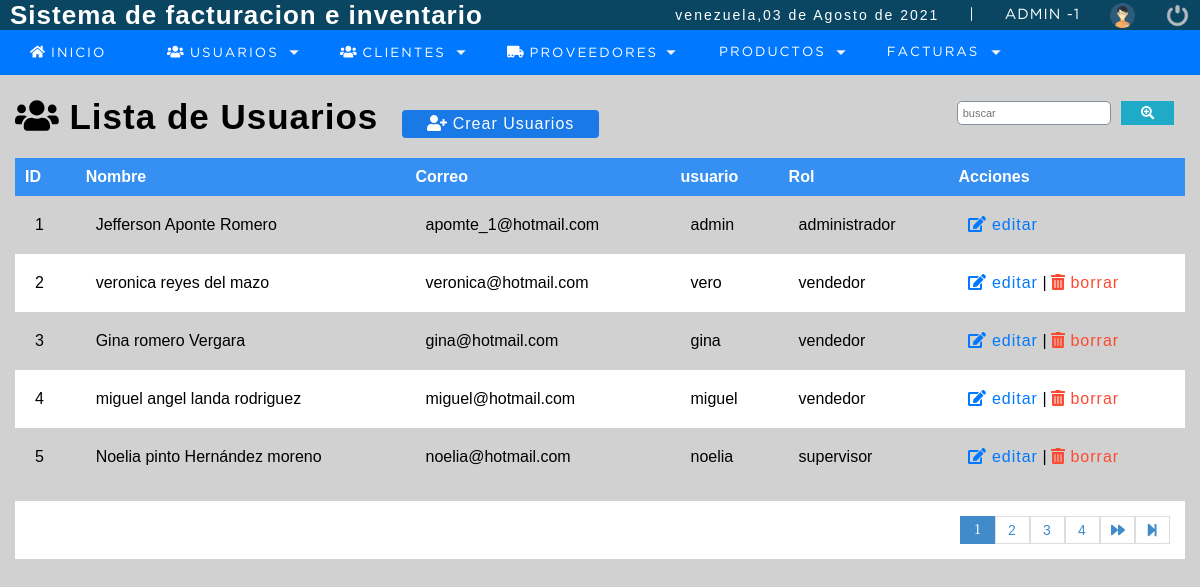
The page /sistema/lista_usuarios.php (signed in) on the database its author committed.
### tables this page shows
CREATE TABLE `usuario` (
  `idusuario` int(11) NOT NULL,
  `nombre` varchar(50) DEFAULT NULL,
  `correo` varchar(100) DEFAULT NULL,
  `usuario` varchar(15) DEFAULT NULL,
  `clave` varchar(100) DEFAULT NULL,
  `rol` int(11) DEFAULT NULL,
  `status` int(11) NOT NULL DEFAULT 1
);

CREATE TABLE `rol` (
  `idrol` int(11) NOT NULL,
  `rol` varchar(20) DEFAULT NULL
);

### sistema/lista_usuarios.php (the view, shortened to what this page needs)
<?php
	include"../conexion.php"
?>
<!DOCTYPE html>
<html lang="en">
<head>
	<?php include "include/scripts.php";?>
</head>
<body>
	<?php include "include/header.php";?>
	<section id="container">
		<h1><i class="fas fa-users"></i> Lista de Usuarios</h1>
		<a href="registro_usuario.php" class="btn_new"><i class="fas fa-user-plus"></i> Crear Usuarios</a>
		<form action="buscar_usuario.php" method="get" class="form_search">
			<input type="text" name="busqueda" id="busqueda" placeholder="buscar">
			<button type="submit" class="btn_search"><i class="fas fa-search-plus"></i></button>
		</form>
		<table>
			<tr>
				<th>ID</th>
				<th>Nombre</th>
				<th>Correo</th>
				<th>usuario</th>
				<th>Rol</th>
				<th>Acciones</th>
			</tr>
			<?php
			$sql_registe = mysqli_query($conection,"SELECT COUNT(*) AS total_registro FROM usuario WHERE status = 1");
			$result_register = mysqli_fetch_array($sql_registe);
			$total_registro = $result_register['total_registro'];
			$por_pagina = 5;
			if (empty($_GET['pagina'])) {
				$pagina = 1;
			}else{
				$pagina = $_GET['pagina'];
			}
			$desde = ($pagina-1) * $por_pagina;
			$total_paginas = ceil($total_registro / $por_pagina);
			$query = mysqli_query($conection,"SELECT u.idusuario,u.nombre,u.correo,u.usuario,r.rol FROM usuario u INNER JOIN rol r ON u.rol = r.idrol WHERE status = 1 ORDER BY u.idusuario ASC LIMIT $desde,$por_pagina");
			$result = mysqli_num_rows($query);
			if ($result > 0) {
				while ($data = mysqli_fetch_array($query)) {
				?>
			<tr class="tr_same">
				<td><?php echo $data["idusuario"]; ?></td>
				<td><?php echo $data["nombre"]; ?></td>
				<td><?php echo $data["correo"]; ?></td>
				<td><?php echo $data["usuario"]; ?></td>
				<td><?php echo $data["rol"]; ?></td>
				<td>
					<a class="link_edit" href="editar_usuario.php?id=<?php echo $data["idusuario"]; ?>"><i class="fas fa-edit"></i> editar</a>
					<?php
					if ($data['idusuario'] !=1){ ?>
					|
					<a class="link_delete" href="eliminar_confirmar_usuario.php?id=<?php echo $data["idusuario"]; ?>" ><i class="fas fa-trash-alt"></i> borrar</a>
				<?php } ?>
			</td>
			</tr>
			<?php
				}
			}
		?>
		</table>
			<div class="paginador">
				<ul>
				<?php
				for ($i=1; $i <=$total_paginas ; $i++) {
					if ($i ==$pagina) {
						echo '<li class="pageSelected">'.$i.'</li>';
					}else{
						echo '<li><a href="?pagina='.$i.'">'.$i.'</a></li>';
					}
				}
				if ($pagina !=$total_paginas) {
				?>
				<li><a href="?pagina=<?php echo $pagina+1; ?>"><i class="fas fa-forward"></i></a></li>
				<li><a href="?pagina=<?php echo $total_paginas;?>"><i class="fas fa-step-forward"></i></a></li>
				<?php  } ?>
				</ul>
			</div>
	</section>
</body>
</html>

### sistema/css/style.css (style rules this page uses)
* { margin: 0; padding: 0; box-sizing: border-box; }
body { background: #d1d1d1; }
h1, h2, h3, h4, h5, h6 { font-family: 'arial'; font-weight: bold; letter-spacing: 1px; }
h1 { font-size: 26px; }
a { text-decoration: none; font-family: arial; letter-spacing: 1px; }
#container { padding: 90px 15px 15px; }
form { background: #fff; margin: auto; padding: 20px,50px; border: 1px solid #d1d1d1; }
input,select { display: block; width: 100%; font-size: 11px; padding: 5px; border: 1px solid #85929e; border-radius: 5px; }
#container h1 { font-size: 35px; display: inline-block; }
.btn_new { display: inline-block; background: #1879E7; color: #fff; padding: 5px 25px; border-radius: 4px; margin: 20px; }
table { border-collapse: collapse; font-size: 16px; font-family: 'arial'; width: 100%; }
table th { text-align: left; padding: 10px; background: #368FF3; color: #fff; }
table tr:nth-child(odd) { background: #fff; padding: 10px; }
table tr td { padding: 20px; }
.link_edit { color: #0078FF; }
.link_delete { color: #FE4A31; }
.paginador ul { padding: 15px; list-style: none; background: #fff; margin-top: 15px; display: -webkit-flex; display: -moz-flex; display: -ms-flex; display: -o-flex; display: flex; justify-content: flex-end; }
.paginador a,.pageSelected { color: #428bca; border: 1px solid #ddd; padding: 5px; display: inline-block; font-size: 14px; text-align: center; width: 35px; }
.pageSelected { color: #fff; background: #428bca; border: 1px solid #428bca; }
.form_search { display: -webkit-flex; display: -moz-flex; display: -ms-flex; display: -o-flex; display: flex; float: right; background: initial; padding: 10px; border-radius: 10px; }
.form_search .btn_search { background: #1faac8; color: #fff; padding: 0 20px; border: 0; cursor: pointer; margin-left: 10px; }

### rows shown on the page
usuario: idusuario "1", nombre "Jefferson Aponte Romero", correo "apomte_1@hotmail.com", usuario "admin", rol.rol "administrador"
usuario: idusuario "2", nombre "veronica reyes del mazo", correo "veronica@hotmail.com", usuario "vero", rol.rol "vendedor"
usuario: idusuario "3", nombre "Gina romero Vergara", correo "gina@hotmail.com", usuario "gina", rol.rol "vendedor"
usuario: idusuario "4", nombre "miguel angel landa rodriguez", correo "miguel@hotmail.com", usuario "miguel", rol.rol "vendedor"
usuario: idusuario "5", nombre "Noelia pinto Hernández moreno", correo "noelia@hotmail.com", usuario "noelia", rol.rol "supervisor"

### other values the page prints
fechaC() "03 de Agosto de 2021"
$_SESSION['user'] "ADMIN"
$_SESSION['rol'] "1"
